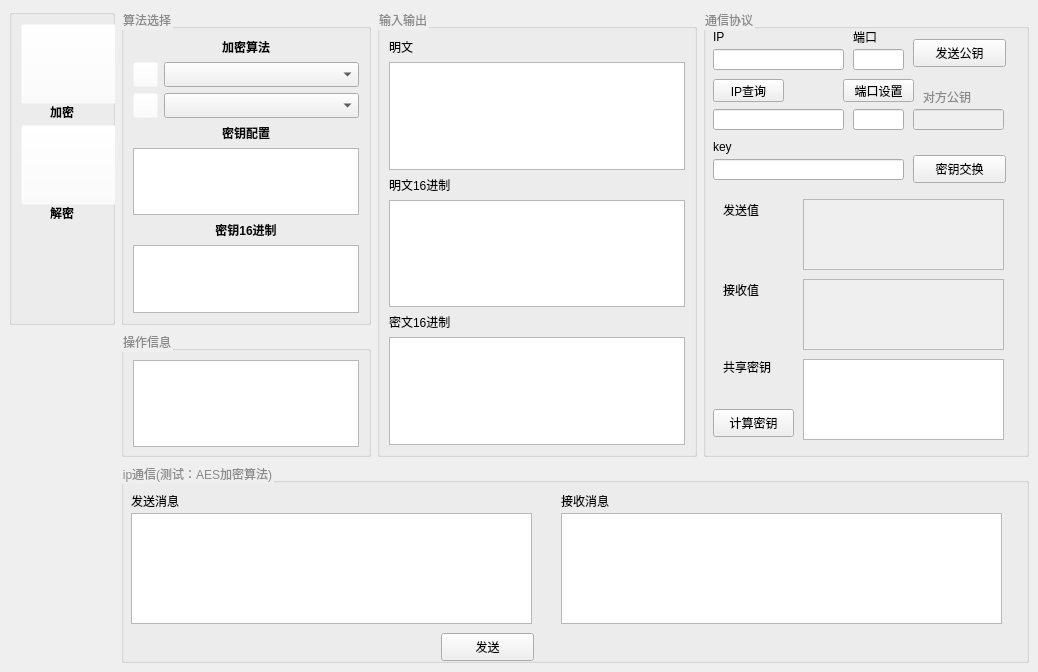
<?xml version="1.0" encoding="UTF-8"?>
<ui version="4.0">
 <class>MainWindow</class>
 <widget class="QMainWindow" name="MainWindow">
  <property name="geometry">
   <rect>
    <x>0</x>
    <y>0</y>
    <width>1038</width>
    <height>672</height>
   </rect>
  </property>
  <property name="minimumSize">
   <size>
    <width>710</width>
    <height>451</height>
   </size>
  </property>
  <property name="windowTitle">
   <string>MainWindow</string>
  </property>
  <widget class="QWidget" name="centralwidget">
   <layout class="QGridLayout" name="gridLayout_4">
    <item row="0" column="2">
     <widget class="QGroupBox" name="groupBox">
      <property name="sizePolicy">
       <sizepolicy hsizetype="Expanding" vsizetype="Expanding">
        <horstretch>0</horstretch>
        <verstretch>0</verstretch>
       </sizepolicy>
      </property>
      <property name="minimumSize">
       <size>
        <width>250</width>
        <height>302</height>
       </size>
      </property>
      <property name="maximumSize">
       <size>
        <width>250</width>
        <height>10000</height>
       </size>
      </property>
      <property name="styleSheet">
       <string notr="true">color: rgb(139, 139, 139);</string>
      </property>
      <property name="title">
       <string>算法选择</string>
      </property>
      <property name="alignment">
       <set>Qt::AlignLeading|Qt::AlignLeft|Qt::AlignVCenter</set>
      </property>
      <layout class="QGridLayout" name="gridLayout">
       <item row="6" column="0">
        <widget class="QTextEdit" name="textEdit_KeyConfhex">
         <property name="enabled">
          <bool>true</bool>
         </property>
         <property name="minimumSize">
          <size>
           <width>226</width>
           <height>60</height>
          </size>
         </property>
         <property name="styleSheet">
          <string notr="true">color: rgb(0, 0, 0);</string>
         </property>
        </widget>
       </item>
       <item row="1" column="0">
        <layout class="QHBoxLayout" name="horizontalLayout_2">
         <item>
          <widget class="QPushButton" name="pushButton">
           <property name="sizePolicy">
            <sizepolicy hsizetype="Fixed" vsizetype="Fixed">
             <horstretch>0</horstretch>
             <verstretch>0</verstretch>
            </sizepolicy>
           </property>
           <property name="minimumSize">
            <size>
             <width>25</width>
             <height>25</height>
            </size>
           </property>
           <property name="maximumSize">
            <size>
             <width>25</width>
             <height>25</height>
            </size>
           </property>
           <property name="styleSheet">
            <string notr="true">background-color: rgb(255, 255, 255, 0);</string>
           </property>
           <property name="text">
            <string/>
           </property>
           <property name="icon">
            <iconset>
             <normaloff>:/背景/img/books.ico</normaloff>:/背景/img/books.ico</iconset>
           </property>
           <property name="iconSize">
            <size>
             <width>25</width>
             <height>25</height>
            </size>
           </property>
          </widget>
         </item>
         <item>
          <widget class="QComboBox" name="comboBox_Algorithm">
           <property name="minimumSize">
            <size>
             <width>180</width>
             <height>25</height>
            </size>
           </property>
           <property name="maximumSize">
            <size>
             <width>220</width>
             <height>25</height>
            </size>
           </property>
           <property name="styleSheet">
            <string notr="true">color: rgb(0, 0, 0);</string>
           </property>
          </widget>
         </item>
        </layout>
       </item>
       <item row="0" column="0">
        <layout class="QVBoxLayout" name="verticalLayout_4">
         <item>
          <widget class="QLabel" name="label_5">
           <property name="font">
            <font>
             <weight>75</weight>
             <bold>true</bold>
            </font>
           </property>
           <property name="styleSheet">
            <string notr="true">color: rgb(0, 0, 0);</string>
           </property>
           <property name="text">
            <string>加密算法</string>
           </property>
           <property name="alignment">
            <set>Qt::AlignCenter</set>
           </property>
          </widget>
         </item>
        </layout>
       </item>
       <item row="4" column="0">
        <widget class="QTextEdit" name="textEdit_KeyConf">
         <property name="minimumSize">
          <size>
           <width>226</width>
           <height>60</height>
          </size>
         </property>
         <property name="styleSheet">
          <string notr="true">color: rgb(0, 0, 0);</string>
         </property>
         <property name="html">
          <string>&lt;!DOCTYPE HTML PUBLIC &quot;-//W3C//DTD HTML 4.0//EN&quot; &quot;http://www.w3.org/TR/REC-html40/strict.dtd&quot;&gt;
&lt;html&gt;&lt;head&gt;&lt;meta name=&quot;qrichtext&quot; content=&quot;1&quot; /&gt;&lt;style type=&quot;text/css&quot;&gt;
p, li { white-space: pre-wrap; }
&lt;/style&gt;&lt;/head&gt;&lt;body style=&quot; font-family:'SimSun'; font-size:9pt; font-weight:400; font-style:normal;&quot;&gt;
&lt;p style=&quot;-qt-paragraph-type:empty; margin-top:0px; margin-bottom:0px; margin-left:0px; margin-right:0px; -qt-block-indent:0; text-indent:0px;&quot;&gt;&lt;br /&gt;&lt;/p&gt;&lt;/body&gt;&lt;/html&gt;</string>
         </property>
        </widget>
       </item>
       <item row="3" column="0">
        <widget class="QLabel" name="label_6">
         <property name="font">
          <font>
           <weight>75</weight>
           <bold>true</bold>
          </font>
         </property>
         <property name="styleSheet">
          <string notr="true">color: rgb(9, 9, 9);</string>
         </property>
         <property name="text">
          <string>密钥配置</string>
         </property>
         <property name="alignment">
          <set>Qt::AlignCenter</set>
         </property>
        </widget>
       </item>
       <item row="5" column="0">
        <widget class="QLabel" name="label_8">
         <property name="font">
          <font>
           <weight>75</weight>
           <bold>true</bold>
          </font>
         </property>
         <property name="styleSheet">
          <string notr="true">color: rgb(9, 9, 9);</string>
         </property>
         <property name="text">
          <string>密钥16进制</string>
         </property>
         <property name="alignment">
          <set>Qt::AlignCenter</set>
         </property>
        </widget>
       </item>
       <item row="2" column="0">
        <layout class="QHBoxLayout" name="horizontalLayout">
         <item>
          <widget class="QPushButton" name="pushButton_2">
           <property name="sizePolicy">
            <sizepolicy hsizetype="Fixed" vsizetype="Fixed">
             <horstretch>0</horstretch>
             <verstretch>0</verstretch>
            </sizepolicy>
           </property>
           <property name="minimumSize">
            <size>
             <width>25</width>
             <height>25</height>
            </size>
           </property>
           <property name="maximumSize">
            <size>
             <width>25</width>
             <height>25</height>
            </size>
           </property>
           <property name="styleSheet">
            <string notr="true">background-color: rgb(255, 255, 255, 0);</string>
           </property>
           <property name="text">
            <string/>
           </property>
           <property name="icon">
            <iconset>
             <normaloff>:/背景/img/abc.ico</normaloff>:/背景/img/abc.ico</iconset>
           </property>
           <property name="iconSize">
            <size>
             <width>25</width>
             <height>25</height>
            </size>
           </property>
          </widget>
         </item>
         <item>
          <widget class="QComboBox" name="comboBox_AlgorithmConf">
           <property name="minimumSize">
            <size>
             <width>180</width>
             <height>25</height>
            </size>
           </property>
           <property name="maximumSize">
            <size>
             <width>220</width>
             <height>25</height>
            </size>
           </property>
           <property name="layoutDirection">
            <enum>Qt::LeftToRight</enum>
           </property>
           <property name="styleSheet">
            <string notr="true">color: rgb(0, 0, 0);</string>
           </property>
          </widget>
         </item>
        </layout>
       </item>
      </layout>
     </widget>
    </item>
    <item row="1" column="2">
     <widget class="QGroupBox" name="groupBox_2">
      <property name="minimumSize">
       <size>
        <width>250</width>
        <height>126</height>
       </size>
      </property>
      <property name="maximumSize">
       <size>
        <width>250</width>
        <height>16777215</height>
       </size>
      </property>
      <property name="sizeIncrement">
       <size>
        <width>250</width>
        <height>0</height>
       </size>
      </property>
      <property name="styleSheet">
       <string notr="true">color: rgb(139, 139, 139);</string>
      </property>
      <property name="title">
       <string>操作信息</string>
      </property>
      <layout class="QGridLayout" name="gridLayout_3">
       <item row="0" column="0">
        <widget class="QTextEdit" name="textEdit_OperateInfo">
         <property name="minimumSize">
          <size>
           <width>226</width>
           <height>87</height>
          </size>
         </property>
         <property name="styleSheet">
          <string notr="true">color: rgb(0, 0, 0);</string>
         </property>
        </widget>
       </item>
      </layout>
     </widget>
    </item>
    <item row="0" column="3" rowspan="2">
     <widget class="QGroupBox" name="groupBox_3">
      <property name="minimumSize">
       <size>
        <width>320</width>
        <height>432</height>
       </size>
      </property>
      <property name="maximumSize">
       <size>
        <width>320</width>
        <height>16777215</height>
       </size>
      </property>
      <property name="styleSheet">
       <string notr="true">color: rgb(139, 139, 139);</string>
      </property>
      <property name="title">
       <string>输入输出</string>
      </property>
      <layout class="QGridLayout" name="gridLayout_2">
       <item row="1" column="0">
        <widget class="QTextEdit" name="textEdit_Plaintext">
         <property name="minimumSize">
          <size>
           <width>296</width>
           <height>104</height>
          </size>
         </property>
         <property name="styleSheet">
          <string notr="true">color: rgb(0, 0, 0);</string>
         </property>
        </widget>
       </item>
       <item row="4" column="0">
        <widget class="QLabel" name="label_2">
         <property name="font">
          <font>
           <weight>50</weight>
           <bold>false</bold>
          </font>
         </property>
         <property name="styleSheet">
          <string notr="true">color: rgb(0, 0, 0);</string>
         </property>
         <property name="text">
          <string>密文16进制</string>
         </property>
        </widget>
       </item>
       <item row="2" column="0">
        <widget class="QLabel" name="label_7">
         <property name="styleSheet">
          <string notr="true">color: rgb(0, 0, 0);</string>
         </property>
         <property name="text">
          <string>明文16进制</string>
         </property>
        </widget>
       </item>
       <item row="5" column="0">
        <widget class="QTextEdit" name="textEdit_Ciphertext">
         <property name="minimumSize">
          <size>
           <width>296</width>
           <height>104</height>
          </size>
         </property>
         <property name="styleSheet">
          <string notr="true">color: rgb(0, 0, 0);</string>
         </property>
        </widget>
       </item>
       <item row="0" column="0">
        <widget class="QLabel" name="label">
         <property name="font">
          <font>
           <weight>50</weight>
           <bold>false</bold>
          </font>
         </property>
         <property name="styleSheet">
          <string notr="true">color: rgb(0, 0, 0);</string>
         </property>
         <property name="text">
          <string>明文</string>
         </property>
        </widget>
       </item>
       <item row="3" column="0">
        <widget class="QTextEdit" name="textEdit_Plainhex">
         <property name="enabled">
          <bool>true</bool>
         </property>
         <property name="minimumSize">
          <size>
           <width>296</width>
           <height>105</height>
          </size>
         </property>
         <property name="maximumSize">
          <size>
           <width>16777215</width>
           <height>16777215</height>
          </size>
         </property>
         <property name="styleSheet">
          <string notr="true">color: rgb(0, 0, 0);</string>
         </property>
        </widget>
       </item>
      </layout>
     </widget>
    </item>
    <item row="0" column="1">
     <widget class="QGroupBox" name="groupbox00">
      <property name="maximumSize">
       <size>
        <width>106</width>
        <height>16777215</height>
       </size>
      </property>
      <layout class="QVBoxLayout" name="verticalLayout_6">
       <item>
        <layout class="QVBoxLayout" name="verticalLayout_2">
         <property name="spacing">
          <number>0</number>
         </property>
         <item>
          <widget class="QPushButton" name="pushButton_Encrypt">
           <property name="sizePolicy">
            <sizepolicy hsizetype="Expanding" vsizetype="Expanding">
             <horstretch>1</horstretch>
             <verstretch>1</verstretch>
            </sizepolicy>
           </property>
           <property name="minimumSize">
            <size>
             <width>100</width>
             <height>80</height>
            </size>
           </property>
           <property name="maximumSize">
            <size>
             <width>100</width>
             <height>80</height>
            </size>
           </property>
           <property name="styleSheet">
            <string notr="true">background-color: rgb(255, 255, 255, 0);</string>
           </property>
           <property name="text">
            <string/>
           </property>
           <property name="icon">
            <iconset>
             <normaloff>:/背景/img/locked.ico</normaloff>:/背景/img/locked.ico</iconset>
           </property>
           <property name="iconSize">
            <size>
             <width>75</width>
             <height>75</height>
            </size>
           </property>
          </widget>
         </item>
         <item>
          <widget class="QLabel" name="label_3">
           <property name="sizePolicy">
            <sizepolicy hsizetype="Expanding" vsizetype="Expanding">
             <horstretch>0</horstretch>
             <verstretch>0</verstretch>
            </sizepolicy>
           </property>
           <property name="maximumSize">
            <size>
             <width>100</width>
             <height>15</height>
            </size>
           </property>
           <property name="font">
            <font>
             <weight>75</weight>
             <bold>true</bold>
            </font>
           </property>
           <property name="text">
            <string>加密</string>
           </property>
           <property name="alignment">
            <set>Qt::AlignCenter</set>
           </property>
          </widget>
         </item>
        </layout>
       </item>
       <item>
        <layout class="QVBoxLayout" name="verticalLayout">
         <property name="spacing">
          <number>0</number>
         </property>
         <item>
          <widget class="QPushButton" name="pushButton_Decrypt">
           <property name="sizePolicy">
            <sizepolicy hsizetype="Expanding" vsizetype="Expanding">
             <horstretch>1</horstretch>
             <verstretch>1</verstretch>
            </sizepolicy>
           </property>
           <property name="minimumSize">
            <size>
             <width>100</width>
             <height>80</height>
            </size>
           </property>
           <property name="maximumSize">
            <size>
             <width>100</width>
             <height>80</height>
            </size>
           </property>
           <property name="styleSheet">
            <string notr="true">background-color: rgb(255, 255, 255, 0);</string>
           </property>
           <property name="text">
            <string/>
           </property>
           <property name="icon">
            <iconset>
             <normaloff>:/背景/img/unlock.ico</normaloff>:/背景/img/unlock.ico</iconset>
           </property>
           <property name="iconSize">
            <size>
             <width>75</width>
             <height>75</height>
            </size>
           </property>
          </widget>
         </item>
         <item>
          <widget class="QLabel" name="label_4">
           <property name="sizePolicy">
            <sizepolicy hsizetype="Expanding" vsizetype="Expanding">
             <horstretch>0</horstretch>
             <verstretch>0</verstretch>
            </sizepolicy>
           </property>
           <property name="maximumSize">
            <size>
             <width>100</width>
             <height>15</height>
            </size>
           </property>
           <property name="font">
            <font>
             <weight>75</weight>
             <bold>true</bold>
            </font>
           </property>
           <property name="text">
            <string>解密</string>
           </property>
           <property name="alignment">
            <set>Qt::AlignCenter</set>
           </property>
          </widget>
         </item>
        </layout>
       </item>
       <item>
        <spacer name="verticalSpacer">
         <property name="orientation">
          <enum>Qt::Vertical</enum>
         </property>
         <property name="sizeHint" stdset="0">
          <size>
           <width>20</width>
           <height>40</height>
          </size>
         </property>
        </spacer>
       </item>
      </layout>
     </widget>
    </item>
    <item row="2" column="2" colspan="3">
     <widget class="QGroupBox" name="groupBox_5">
      <property name="minimumSize">
       <size>
        <width>901</width>
        <height>200</height>
       </size>
      </property>
      <property name="styleSheet">
       <string notr="true">color: rgb(139, 139, 139);</string>
      </property>
      <property name="title">
       <string>ip通信(测试：AES加密算法)</string>
      </property>
      <widget class="QTextEdit" name="textEdit_SendMsg">
       <property name="geometry">
        <rect>
         <x>10</x>
         <y>50</y>
         <width>401</width>
         <height>111</height>
        </rect>
       </property>
       <property name="styleSheet">
        <string notr="true">color:rgb(0,0,0);</string>
       </property>
      </widget>
      <widget class="QTextEdit" name="textEdit_RecvMsg">
       <property name="geometry">
        <rect>
         <x>440</x>
         <y>50</y>
         <width>441</width>
         <height>111</height>
        </rect>
       </property>
       <property name="styleSheet">
        <string notr="true">color:rgb(0,0,0);</string>
       </property>
      </widget>
      <widget class="QLabel" name="label_15">
       <property name="geometry">
        <rect>
         <x>10</x>
         <y>30</y>
         <width>72</width>
         <height>15</height>
        </rect>
       </property>
       <property name="styleSheet">
        <string notr="true">color:rgb(0,0,0);</string>
       </property>
       <property name="text">
        <string>发送消息</string>
       </property>
      </widget>
      <widget class="QLabel" name="label_16">
       <property name="geometry">
        <rect>
         <x>440</x>
         <y>30</y>
         <width>72</width>
         <height>15</height>
        </rect>
       </property>
       <property name="styleSheet">
        <string notr="true">color:rgb(0,0,0);</string>
       </property>
       <property name="text">
        <string>接收消息</string>
       </property>
      </widget>
      <widget class="QPushButton" name="pushButton_SendData">
       <property name="geometry">
        <rect>
         <x>320</x>
         <y>170</y>
         <width>93</width>
         <height>28</height>
        </rect>
       </property>
       <property name="styleSheet">
        <string notr="true">color:rgb(0,0,0);</string>
       </property>
       <property name="text">
        <string>发送</string>
       </property>
      </widget>
     </widget>
    </item>
    <item row="0" column="4" rowspan="2">
     <widget class="QGroupBox" name="groupBox_4">
      <property name="styleSheet">
       <string notr="true">color: rgb(139, 139, 139);</string>
      </property>
      <property name="title">
       <string>通信协议</string>
      </property>
      <widget class="QLineEdit" name="lineEdit_IP">
       <property name="geometry">
        <rect>
         <x>10</x>
         <y>40</y>
         <width>131</width>
         <height>21</height>
        </rect>
       </property>
       <property name="sizePolicy">
        <sizepolicy hsizetype="Expanding" vsizetype="Expanding">
         <horstretch>0</horstretch>
         <verstretch>0</verstretch>
        </sizepolicy>
       </property>
       <property name="styleSheet">
        <string notr="true">color: rgb(0, 0, 0);</string>
       </property>
       <property name="text">
        <string/>
       </property>
      </widget>
      <widget class="QLineEdit" name="lineEdit_PORT">
       <property name="geometry">
        <rect>
         <x>150</x>
         <y>40</y>
         <width>51</width>
         <height>21</height>
        </rect>
       </property>
       <property name="styleSheet">
        <string notr="true">color: rgb(0, 0, 0);</string>
       </property>
       <property name="text">
        <string/>
       </property>
      </widget>
      <widget class="QLabel" name="label_10">
       <property name="geometry">
        <rect>
         <x>10</x>
         <y>20</y>
         <width>72</width>
         <height>15</height>
        </rect>
       </property>
       <property name="styleSheet">
        <string notr="true">color: rgb(0, 0, 0);</string>
       </property>
       <property name="text">
        <string>IP</string>
       </property>
      </widget>
      <widget class="QLabel" name="label_11">
       <property name="geometry">
        <rect>
         <x>10</x>
         <y>130</y>
         <width>41</width>
         <height>16</height>
        </rect>
       </property>
       <property name="styleSheet">
        <string notr="true">color: rgb(0, 0, 0);</string>
       </property>
       <property name="text">
        <string>key</string>
       </property>
      </widget>
      <widget class="QLineEdit" name="lineEdit_Key">
       <property name="geometry">
        <rect>
         <x>10</x>
         <y>150</y>
         <width>191</width>
         <height>21</height>
        </rect>
       </property>
       <property name="styleSheet">
        <string notr="true">color: rgb(0, 0, 0);</string>
       </property>
      </widget>
      <widget class="QLabel" name="label_12">
       <property name="geometry">
        <rect>
         <x>150</x>
         <y>20</y>
         <width>51</width>
         <height>16</height>
        </rect>
       </property>
       <property name="styleSheet">
        <string notr="true">color: rgb(0, 0, 0);</string>
       </property>
       <property name="text">
        <string>端口</string>
       </property>
       <property name="alignment">
        <set>Qt::AlignLeading|Qt::AlignLeft|Qt::AlignVCenter</set>
       </property>
      </widget>
      <widget class="QLabel" name="label_13">
       <property name="geometry">
        <rect>
         <x>20</x>
         <y>270</y>
         <width>71</width>
         <height>21</height>
        </rect>
       </property>
       <property name="styleSheet">
        <string notr="true">color:rgb(0,0,0);</string>
       </property>
       <property name="text">
        <string>接收值</string>
       </property>
      </widget>
      <widget class="QTextEdit" name="textEdit_Pbkey">
       <property name="geometry">
        <rect>
         <x>100</x>
         <y>350</y>
         <width>201</width>
         <height>81</height>
        </rect>
       </property>
       <property name="styleSheet">
        <string notr="true">color:rgb(0,0,0);</string>
       </property>
      </widget>
      <widget class="QLabel" name="label_14">
       <property name="geometry">
        <rect>
         <x>20</x>
         <y>350</y>
         <width>72</width>
         <height>15</height>
        </rect>
       </property>
       <property name="styleSheet">
        <string notr="true">color:rgb(0,0,0);</string>
       </property>
       <property name="text">
        <string>共享密钥</string>
       </property>
      </widget>
      <widget class="QPushButton" name="pushButton_ExchangeKey">
       <property name="geometry">
        <rect>
         <x>210</x>
         <y>146</y>
         <width>93</width>
         <height>28</height>
        </rect>
       </property>
       <property name="styleSheet">
        <string notr="true">color:rgb(0,0,0);</string>
       </property>
       <property name="text">
        <string>密钥交换</string>
       </property>
      </widget>
      <widget class="QLabel" name="label_17">
       <property name="geometry">
        <rect>
         <x>20</x>
         <y>190</y>
         <width>71</width>
         <height>21</height>
        </rect>
       </property>
       <property name="styleSheet">
        <string notr="true">color:rgb(0,0,0);</string>
       </property>
       <property name="text">
        <string>发送值</string>
       </property>
      </widget>
      <widget class="QTextEdit" name="textEdit_RecvKey">
       <property name="enabled">
        <bool>false</bool>
       </property>
       <property name="geometry">
        <rect>
         <x>100</x>
         <y>270</y>
         <width>201</width>
         <height>71</height>
        </rect>
       </property>
       <property name="styleSheet">
        <string notr="true">color:rgb(0,0,0);</string>
       </property>
      </widget>
      <widget class="QTextEdit" name="textEdit_SendKey">
       <property name="enabled">
        <bool>false</bool>
       </property>
       <property name="geometry">
        <rect>
         <x>100</x>
         <y>190</y>
         <width>201</width>
         <height>71</height>
        </rect>
       </property>
       <property name="styleSheet">
        <string notr="true">color:rgb(0,0,0);</string>
       </property>
      </widget>
      <widget class="QPushButton" name="pushButton_GETIP">
       <property name="geometry">
        <rect>
         <x>10</x>
         <y>70</y>
         <width>71</width>
         <height>23</height>
        </rect>
       </property>
       <property name="styleSheet">
        <string notr="true">color:rgb(0,0,0);</string>
       </property>
       <property name="text">
        <string>IP查询</string>
       </property>
      </widget>
      <widget class="QLineEdit" name="lineEdit_yourIP">
       <property name="geometry">
        <rect>
         <x>10</x>
         <y>100</y>
         <width>131</width>
         <height>21</height>
        </rect>
       </property>
      </widget>
      <widget class="QPushButton" name="pushButton_calKey">
       <property name="geometry">
        <rect>
         <x>10</x>
         <y>400</y>
         <width>81</width>
         <height>28</height>
        </rect>
       </property>
       <property name="styleSheet">
        <string notr="true">color:rgb(0,0,0);</string>
       </property>
       <property name="text">
        <string>计算密钥</string>
       </property>
      </widget>
      <widget class="QPushButton" name="pushButton_SendPk">
       <property name="geometry">
        <rect>
         <x>210</x>
         <y>30</y>
         <width>93</width>
         <height>28</height>
        </rect>
       </property>
       <property name="styleSheet">
        <string notr="true">color:rgb(0,0,0);</string>
       </property>
       <property name="text">
        <string>发送公钥</string>
       </property>
      </widget>
      <widget class="QLineEdit" name="lineEdit_otherPK">
       <property name="enabled">
        <bool>false</bool>
       </property>
       <property name="geometry">
        <rect>
         <x>210</x>
         <y>100</y>
         <width>91</width>
         <height>21</height>
        </rect>
       </property>
       <property name="styleSheet">
        <string notr="true">color:rgb(0,0,0);</string>
       </property>
      </widget>
      <widget class="QLabel" name="label_9">
       <property name="geometry">
        <rect>
         <x>220</x>
         <y>80</y>
         <width>72</width>
         <height>15</height>
        </rect>
       </property>
       <property name="styleSheet">
        <string notr="true">color:rgb(139,139,139);</string>
       </property>
       <property name="text">
        <string>对方公钥</string>
       </property>
      </widget>
      <widget class="QLineEdit" name="lineEdit_YPORT">
       <property name="geometry">
        <rect>
         <x>150</x>
         <y>100</y>
         <width>51</width>
         <height>21</height>
        </rect>
       </property>
       <property name="styleSheet">
        <string notr="true">color: rgb(0, 0, 0);</string>
       </property>
       <property name="text">
        <string/>
       </property>
      </widget>
      <widget class="QPushButton" name="pushButton_SetPort">
       <property name="geometry">
        <rect>
         <x>140</x>
         <y>70</y>
         <width>71</width>
         <height>23</height>
        </rect>
       </property>
       <property name="styleSheet">
        <string notr="true">color: rgb(0, 0, 0);</string>
       </property>
       <property name="text">
        <string>端口设置</string>
       </property>
      </widget>
     </widget>
    </item>
   </layout>
  </widget>
 </widget>
 <resources/>
 <connections/>
</ui>
